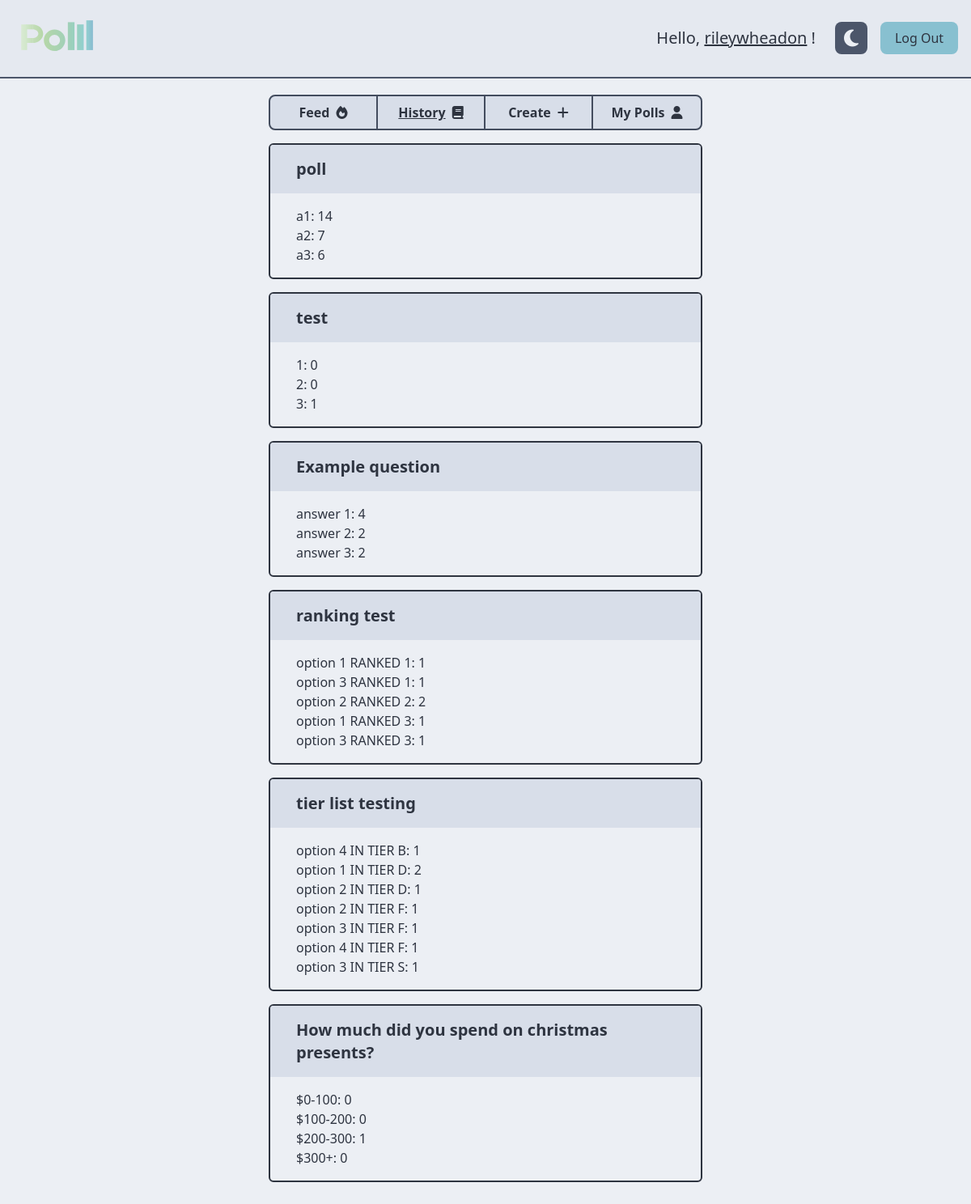
Screenshot of /home/history (signed in) with the database file from the repository.
### tables this page shows
CREATE TABLE poll (
	id INTEGER PRIMARY KEY, 
	creator_id INTEGER NOT NULL, 
	question VARCHAR NOT NULL, 
	poll_type VARCHAR NOT NULL, 
	date_created DATETIME NOT NULL, 
  FOREIGN KEY (creator_id) REFERENCES user (id)
);

CREATE TABLE poll_answer (
	id INTEGER PRIMARY KEY, 
	poll_id INTEGER NOT NULL, 
	answer VARCHAR NOT NULL, 
  FOREIGN KEY (poll_id) REFERENCES poll (id)
);

### polll/home.py (the view)
@home.route("/home/history")
@requires_auth
def history():
    db = get_db()
    cur = db.cursor()
    query = """
    SELECT DISTINCT poll_id
    FROM response
    WHERE response.user_id = ?
    """
    res = cur.execute(query, (session["user"]["id"],))
    ids = [response["poll_id"] for response in res.fetchall()]
    query = """
    SELECT *
    FROM poll
    WHERE poll.id = ?
    """
    polls = []
    for id in ids:
        res = cur.execute(query, (id,))
        poll = dict(res.fetchone())
        handler = getattr(result_handlers, poll["poll_type"].lower())
        poll["results"] = handler(poll["id"])
        poll["result_template"] = result_template(poll)
        polls.append(poll)
    session["admin"] = False
    session["tab"] = "history"
    return render_template("home/history.html", session=session, polls=polls)

### polll/auth.py (called while the page is built)
def requires_auth(f):
    @wraps(f)
    def decorated(*args, **kwargs):
        if "user" not in session:
            return redirect(url_for('auth.login'))
        return f(*args, **kwargs)
    return decorated

### polll/db.py (called while the page is built)
def get_db():
    if "db" not in g:
        g.db = sqlite3.connect(
            current_app.config["DATABASE"],
            detect_types=sqlite3.PARSE_DECLTYPES
        )
        g.db.row_factory = sqlite3.Row
    return g.db

### polll/models.py (called while the page is built)
def result_template(poll):
    template = poll["poll_type"].lower().replace("_", "-")
    return f"results/{template}.html"

### polll/results.py (called while the page is built)
def choose_one(poll_id):
    print("In result_handlers.choose_one")
    db = get_db()
    cur = db.cursor()
    query = """
    SELECT
        poll_answer.id AS answer_id,
        poll_answer.answer AS answer,
        COUNT(discrete_response.id) AS count
    FROM poll
        INNER JOIN poll_answer ON poll_answer.poll_id = poll.id
        LEFT JOIN discrete_response ON discrete_response.answer_id = poll_answer.id
    WHERE poll.id = ?
    GROUP BY poll_answer.id
    """
    res = cur.execute(query, (poll_id,)).fetchall()
    results = [dict(result) for result in res]
    return results

def choose_many(poll_id):
    print("In result_handlers.choose_many")
    db = get_db()
    cur = db.cursor()
    query = """
    SELECT
        poll_answer.id AS answer_id,
        poll_answer.answer AS answer,
        COUNT(discrete_response.id) AS count
    FROM poll
        INNER JOIN poll_answer ON poll_answer.poll_id = poll.id
        LEFT JOIN discrete_response ON discrete_response.answer_id = poll_answer.id
    WHERE poll.id = ?
    GROUP BY poll_answer.id
    """
    res = cur.execute(query, (poll_id,)).fetchall()
    results = [dict(result) for result in res]
    return results

def ranked_poll(poll_id):
    print("In result_handlers.ranked_poll")
    db = get_db()
    cur = db.cursor()
    query = """
    SELECT
        poll_answer.id AS answer_id,
        poll_answer.answer AS answer,
        ranked_response.rank AS rank,
        COUNT(ranked_response.id) AS count
    FROM poll
        INNER JOIN poll_answer ON poll_answer.poll_id = poll.id
        LEFT JOIN ranked_response ON ranked_response.answer_id = poll_answer.id
    WHERE poll.id = ?
    GROUP BY
        ranked_response.rank,
        poll_answer.id
    """
    res = cur.execute(query, (poll_id,)).fetchall()
    results = [dict(result) for result in res]
    return results

### polll/templates/home/history.html
{% extends "home/home.html" %}
{% block home_content %}
  {% for poll in polls %}
    {% include poll["result_template"] %}
  {% endfor %}
{% endblock %}

### polll/templates/home/home.html (shortened to what this page needs)
{% extends "base.html" %}
{% block body %}
  <div class="w-full h-full min-h-screen bg-nord-6 text-nord-0 dark:text-nord-4 dark:bg-nord-1">
    {% include "navbar.html" %}
    <div class="w-full flex flex-col sm:flex-row flex-wrap sm:flex-nowrap py-4 flex-grow">
      <div class="w-fixed w-full flex-shrink flex-grow-0 px-4"></div>
      <main role="main" class="w-full flex-grow pt-1 px-3">
        {% include "home/menu.html" %}
        {% block home_content %}{% endblock %}
      </main>
      <div class="w-fixed w-full flex-shrink flex-grow-0 px-2"></div>
    </div>
  </div>
{% endblock %}

### polll/templates/base.html (shortened to what this page needs)
<!doctype html>
<head>
  <link href="../static/output.css" rel="stylesheet" />
  <link href="../static/styles/star-selector.css" rel="stylesheet" />
</head>
<html class="overscroll-none">
  <body hx-boost="true">
    {% block body %} {% endblock %}
  </body>
</html>

### polll/templates/navbar.html (shortened to what this page needs)
<div
  class="w-100% flex items-center border-b-2 bg-nord-5 border-nord-3 dark:border-nord-4 dark:bg-nord-0"
>
  <a href="/">
    <img class="w-36 p-6" src="../static/assets/logo-name.svg" />
  </a>
  <div class="ml-auto text-xl px-2 mr-4">
    <p>
      Hello,
      <a class="underline" onclick="open_settings()"
        >{{ session.user.username }}</a
      >
      !
    </p>
  </div>
  <button
    class="bg-nord-3 text-nord-6 dark:bg-nord-4 dark:text-nord-0 rounded-lg w-10 h-10 mr-4 flex justify-center items-center"
    onclick="toggleColourScheme()"
  >
    <i id="colour-icon" class="fas fa-moon text-2xl"></i>
  </button>
  <a
    class="bg-nord-8 dark:bg-nord-10 text-nord-0 rounded-lg w-24 h-10 mr-4 flex justify-center items-center"
    hx-boost="false"
    href="{{ url_for('auth.logout') }}"
  >
    Log Out
  </a>
</div>

### polll/templates/home/menu.html
<div
  class="flex mb-4 rounded-lg border-2 border-nord-2 bg-nord-4 dark:border-nord-4 dark:bg-nord-0 overflow-hidden"
>
  <a
    class="text-nord-0 dark:text-nord-6 border-r-2 border-nord-2 dark:border-nord-4 w-24 h-10 flex justify-center items-center grow font-bold hover:bg-nord-8 hover:dark:bg-nord-10"
    href="{{ url_for('home.feed') }}"
  >
    <span class="{% if session.tab == 'feed' %} underline {% endif %}">
      Feed
    </span>
    <i class="ml-2 fa-solid fa-fire"></i>
  </a>
  <a
    class="text-nord-0 dark:text-nord-6 border-r-2 border-nord-2 dark:border-nord-4 w-24 h-10 flex justify-center items-center grow font-bold hover:bg-nord-8 hover:dark:bg-nord-10"
    href="{{ url_for('home.history') }}"
  >
    <span class="{% if session.tab == 'history' %} underline {% endif %}">
      History
    </span>
    <i class="ml-2 fa-solid fa-book"></i>
  </a>
  <a
    class="text-nord-0 dark:text-nord-6 border-r-2 border-nord-2 dark:border-nord-4 w-24 h-10 flex justify-center items-center grow font-bold hover:bg-nord-8 hover:dark:bg-nord-10"
    href="{{ url_for('home.create') }}"
  >
    <span class="{% if session.tab == 'create' %} underline {% endif %}">
      Create
    </span>
    <i class="ml-2 fa-solid fa-plus"></i>
  </a>
  <a
    class="text-nord-0 dark:text-nord-6 w-24 h-10 flex justify-center items-center grow font-bold hover:bg-nord-8 hover:dark:bg-nord-10"
    href="{{ url_for('home.mypolls') }}"
  >
    <span class="{% if session.tab == 'mypolls' %} underline {% endif %}">
      My Polls
    </span>
    <i class="ml-2 fa-solid fa-user"></i>
  </a>
</div>

### polll/templates/results/choose-one.html
{% extends "results/result-base.html" %}
{% block result_content %}
  {% for result in poll.results %}
    <p>{{ result.answer }}: {{ result.count }}</p>
  {% endfor %}
{% endblock %}

### polll/templates/results/result-base.html
<div class="poll-card border-2 border-nord-0 dark:border-nord-4 rounded-md mb-4 overflow-hidden">
  <div class="flex flex-row py-4 px-8 bg-nord-4 dark:bg-nord-2">
    <p class="text-xl font-bold">{{ poll.question }}</p>
  </div>
  <div class="px-8 py-4">
    {% block result_content %}{% endblock %}
  </div>
</div>

### polll/templates/results/choose-many.html
{% extends "results/result-base.html" %}
{% block result_content %}
  {% for result in poll.results %}
    <p>{{ result.answer }}: {{ result.count }}</p>
  {% endfor %}
{% endblock %}

### polll/templates/results/ranked-poll.html
{% extends "results/result-base.html" %}
{% block result_content %}
  {% for result in poll.results %}
    <p>{{ result.answer }} RANKED {{ result.rank }}: {{ result.count }}</p>
  {% endfor %}
{% endblock %}

### polll/templates/results/tier-list.html
{% extends "results/result-base.html" %}
{% block result_content %}
  {% for result in poll.results %}
    <p>{{ result.answer }} IN TIER {{ result.tier }}: {{ result.count }}</p>
  {% endfor %}
{% endblock %}

### polll/static/styles/star-selector.css (style rules this page uses)
:root { --star-active: #b48ead; --star-inactive: #d8dee9; }

### rows the page displays
poll: question "poll"
poll_answer: answer "a1", count "14"
poll_answer: answer "a2", count "7"
poll_answer: answer "a3", count "6"
poll: question "test", answer "1" "2" "3", count "0" "0" "1"
poll: question "Example question"
poll_answer: answer "answer 1", count "4"
poll_answer: answer "answer 2", count "2"
poll_answer: answer "answer 3", count "2"
poll: question "ranking test"
poll_answer: answer "option 1", rank "1", count "1", rank "3"
poll_answer: answer "option 3", rank "1", count "1", rank "3"
poll_answer: answer "option 2", rank "2", count "2"
poll: question "tier list testing"
poll_answer: answer "option 4", tier "B", count "1", tier "F"
poll_answer: answer "option 1", tier "D", count "2"
poll_answer: answer "option 2", tier "D", count "1", tier "F"
poll_answer: answer "option 3", tier "F", count "1", tier "S"
poll: question "How much did you spend on christmas presents?"
poll_answer: answer "$0-100", count "0"
poll_answer: answer "$100-200", count "0"
poll_answer: answer "$200-300", count "1"
poll_answer: answer "$300+", count "0"

### other values shown
{{ session.user.username }} "rileywheadon"
